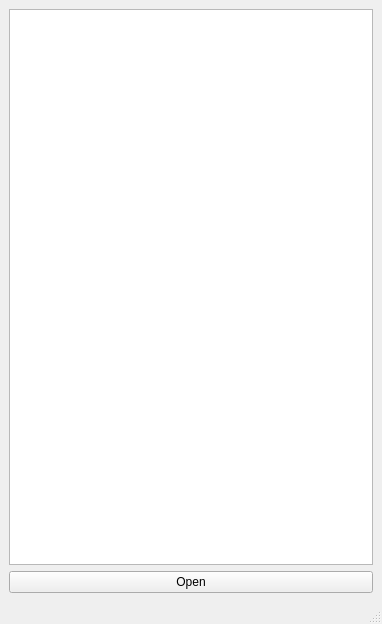
<?xml version="1.0" encoding="UTF-8"?>
<ui version="4.0">
 <class>SearchWindow</class>
 <widget class="QMainWindow" name="SearchWindow">
  <property name="geometry">
   <rect>
    <x>0</x>
    <y>0</y>
    <width>382</width>
    <height>624</height>
   </rect>
  </property>
  <property name="windowTitle">
   <string>SearchBlog</string>
  </property>
  <widget class="QWidget" name="centralwidget">
   <layout class="QVBoxLayout" name="verticalLayout">
    <item>
     <widget class="QListWidget" name="listWidget_SearchContent"/>
    </item>
    <item>
     <widget class="QPushButton" name="pushButton_OpenChooseContent">
      <property name="text">
       <string>Open</string>
      </property>
     </widget>
    </item>
   </layout>
  </widget>
  <widget class="QMenuBar" name="menubar">
   <property name="geometry">
    <rect>
     <x>0</x>
     <y>0</y>
     <width>382</width>
     <height>23</height>
    </rect>
   </property>
  </widget>
  <widget class="QStatusBar" name="statusbar"/>
 </widget>
 <resources/>
 <connections/>
</ui>
